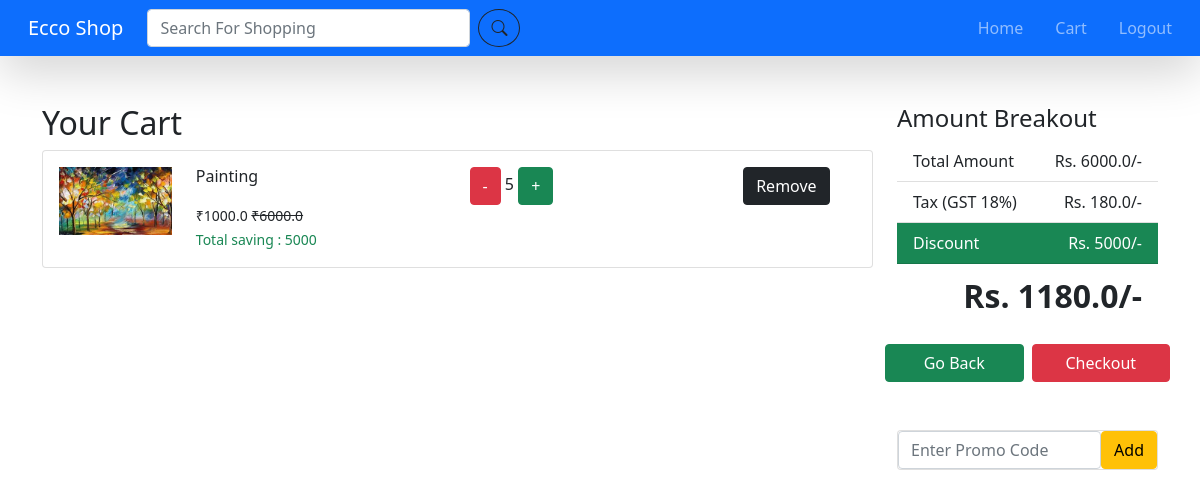
The app's page /cart/ (signed in), older data.
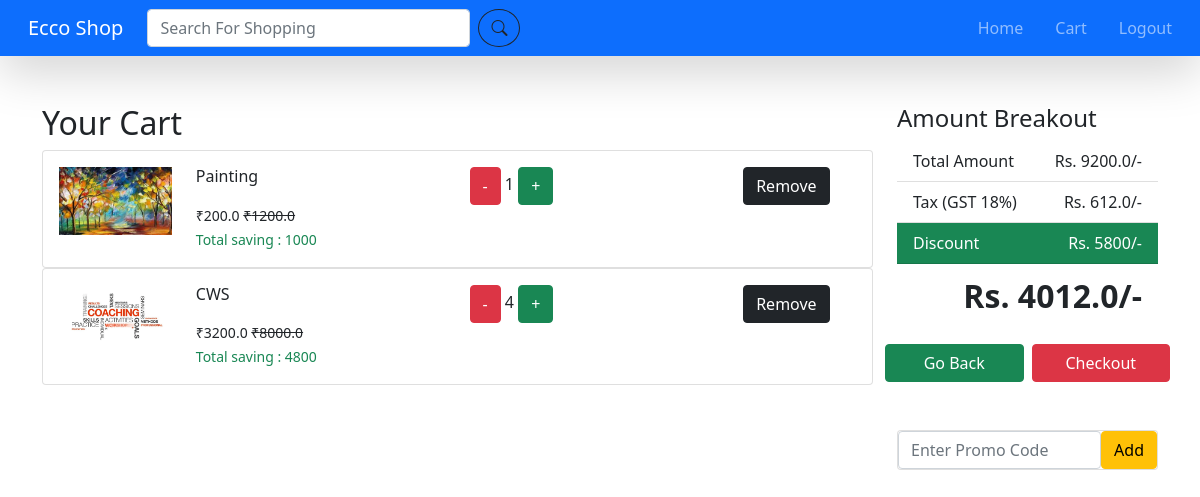
The same page, newer data.
### datawork/models.py (models this page shows, shortened)
class OrderItem(models.Model):
    user = models.ForeignKey(settings.AUTH_USER_MODEL, on_delete=models.CASCADE)
    ordered = models.BooleanField(default=False)
    item = models.ForeignKey(Item,on_delete=models.CASCADE)
    qty = models.IntegerField(default=1)
    def get_total_amount(self):
        return self.qty * self.item.price
    def get_total_discount_amount(self):
        return self.qty * self.item.discount_price
    def get_saving_amount(self):
        return int(self.get_total_amount()) - int(self.get_total_discount_amount())

class Item(models.Model):
    title  = models.CharField(max_length=200)
    category = models.ForeignKey(Category,on_delete=models.CASCADE)
    brand = models.ForeignKey(Brand,on_delete=models.SET_NULL,null=True)
    label = models.CharField(choices=LABEL_CHOICE,max_length=5)
    slug = models.SlugField()
    description = models.TextField()
    image = models.ImageField(upload_to="products/")
    price = models.FloatField()
    discount_price = models.FloatField(null=True,blank=True)

class Order(models.Model):
    user = models.ForeignKey(settings.AUTH_USER_MODEL, on_delete=models.CASCADE)
    ref_code = models.CharField(max_length=200)
    item = models.ManyToManyField(OrderItem)
    start_date = models.DateTimeField(auto_now_add=True)
    ordered_date  = models.DateTimeField()
    address = models.ForeignKey(Address,on_delete=models.SET_NULL,blank=True,null=True)
    payment = models.ForeignKey(Payment,on_delete=models.SET_NULL,blank=True,null=True)
    ordered = models.BooleanField(default=False)
    coupon = models.ForeignKey(Coupon, on_delete=models.SET_NULL, blank=True, null=True)
    being_delivered = models.BooleanField(default=False)
    received = models.BooleanField(default=False)
    def get_total(self):
        total = 0
        for oi in self.item.all():
            total += oi.get_total_amount()
        return total
    def get_discount_total(self):
        total = 0
        for oi in self.item.all():
            total += oi.get_total_discount_amount()
        return total
    def get_saving_total(self):
        total = 0
        for oi in self.item.all():
            total += oi.get_saving_amount()
        return total
    def get_tax(self):
        total = self.get_discount_total()
        return total * 0.18
    def get_payable_amount(self):
        total = 0
        total = self.get_discount_total() + self.get_tax()
        if self.coupon:
            total -= self.coupon.amount
        return total

### datawork/views.py (the view)
# urls.py: path('cart/', cart,name="cart"),
def cart(req):
    return render(req,"order_summary.html",{
        'pro' : Order.objects.filter(ordered=False, user=req.user).first()
    })

### templates/order_summary.html (shortened to what this page needs)
{% extends 'base.html' %}
{% block content %}
<div class="container mt-5">
    <div class="row">
        <div class="col-9">
            <h3 class="fs-2">Your Cart</h3>
            {% if pro %}
                {% for p in pro.item.all  %}
                <div class="card d-flex">
                   <div class="row card-body">
                        <div class="col-2">
                            <img src="{{p.item.image.url}}" alt="" class="w-100">
                        </div>
                        <div class="col">
                            <h6>{{p.item.title}}</h6>
                            <small>₹{{p.get_total_discount_amount}} <del>₹{{p.get_total_amount}}</del></small><br>
                            <small class="text-success">Total saving : {{p.get_saving_amount}}</small>
                        </div>
                        <div class="col">
                            <a href="{% url 'removeCart' p.item.id %}" class="btn btn-danger">-</a>
                            <span>{{p.qty}}</span>
                            <a href="{% url 'addCart' p.item.id %}" type="button" class="btn btn-success">+</a>
                        </div>
                        <div class="col-2">
                            <a href="{% url 'removeSingleCart' p.item.id %}" class="btn btn-dark">Remove</a>
                        </div>
                   </div>
                </div>
                {% endfor %}
        </div>
        <div class="col-3">
            <h2 class="fs-4">Amount Breakout</h2>
            <div class="list-group list-group-flush">
                <a href="" class="list-group-item list-group-item-action">Total Amount <span class="float-end">Rs. {{pro.get_total}}/-</span></a>
                <a href="" class="list-group-item list-group-item-action">Tax (GST 18%) <span class="float-end">Rs. {{pro.get_tax}}/-</span></a>
                <a href="" class="list-group-item list-group-item-action bg-success text-white">Discount <span class="float-end">Rs. {{pro.get_saving_total}}/-</span></a>
                 <a href="" class="list-group-item list-group-item-action fs-5"><span class="float-end fs-2 fw-bold">Rs. {{pro.get_payable_amount}}/-</span></a>
            </div>
            <div class="mt-3 row">
                <a href="" class="btn btn-success col">Go Back</a>
                <a href="{% url 'checkout' %}" class="btn btn-danger col ms-2">Checkout</a>
            </div>
            {% if pro.coupon == NULL %}
            <div class="card mt-5">
                <div class="card-body p-0">
                    <form action="{% url 'addCoupon' %}" method="POST" class="d-flex">
                        <input type="text" placeholder="Enter Promo Code" class="form-control" name="code">
                        <input type="submit" value="Add" class="btn btn-warning">
                    </form>
                </div>
            </div>
            {% endif %}
        </div>
    </div>
    {% endif %}
</div>
{% endblock  %}

Row changes from the older to the newer data that the page shows:
changed OrderItem "Painting": get_total_discount_amount "1000.0" → "200.0"; get_total_amount "6000.0" → "1200.0"; get_saving_amount "5000" → "1000"; qty "5" → "1"
added OrderItem: item.image (picture), item "CWS", get_total_discount_amount "3200.0", get_total_amount "8000.0", get_saving_amount "4800", qty "4"
changed through a linked row, Order: get_total "6000.0" → "9200.0"; get_tax "180.0" → "612.0"; get_saving_total "5000" → "5800"; get_payable_amount "1180.0" → "4012.0"
